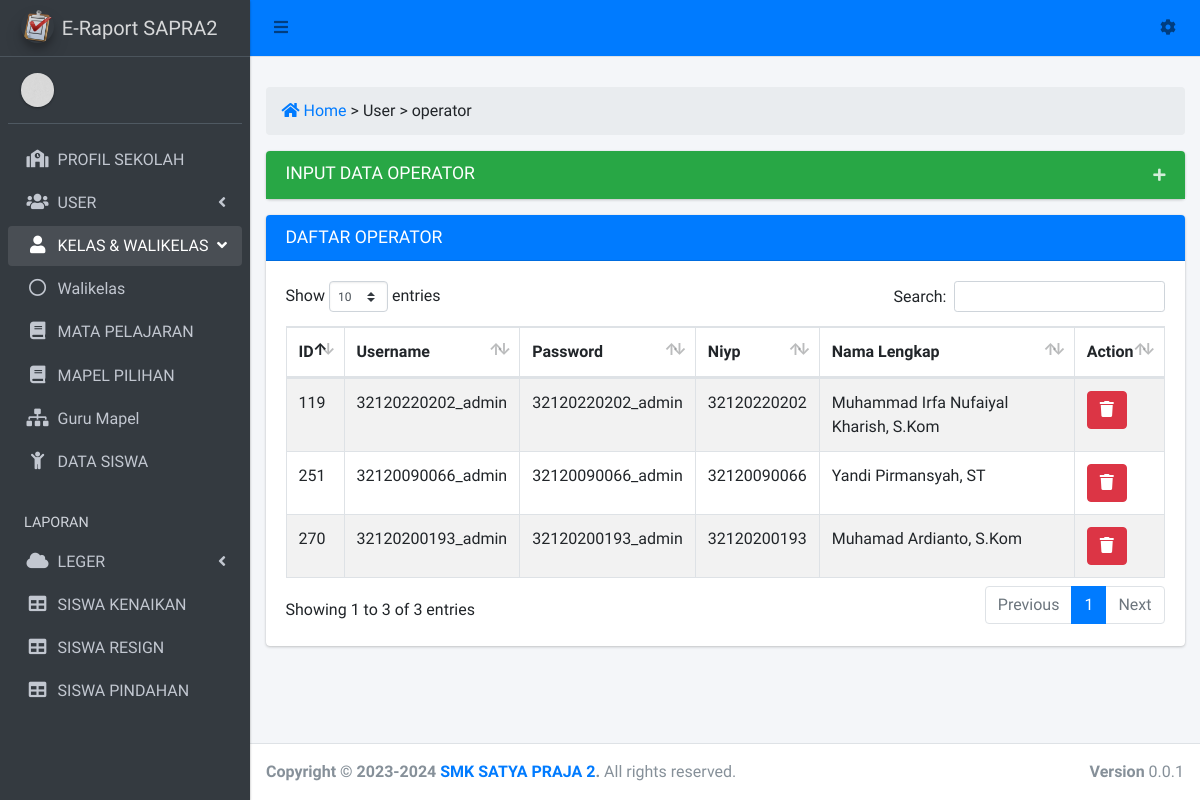
Screenshot of /admin?view=operator with the database file from the repository.
### tables this page shows
CREATE TABLE `tb_rolsusers` (
  `id_rolsuser` int(10) NOT NULL,
  `id_user` varchar(10) NOT NULL,
  `nipy` varchar(20) NOT NULL,
  `id_levelusers` int(10) NOT NULL
);

CREATE TABLE `tb_users` (
  `id_user` varchar(10) NOT NULL,
  `username` varchar(20) NOT NULL,
  `password` varchar(20) NOT NULL,
  `nipy` varchar(20) NOT NULL,
  `nama_lengkap` varchar(50) NOT NULL
);

### view/operator/operator_page.php (the view, shortened to what this page needs)
<div class="row">
  <div class="col-sm-12">
    <ol class="breadcrumb <?= $bg_breadcrumb;  ?>">
	    <li><a href="admin" class="pr-1"><i class="fas fa-home"></i> Home</a></li>
	    <li class="active"> > <?= ' User > ' . $_GET['view'] ?: 'Dashboard'; ?></li>
	  </ol>
  </div>
</div>
<div class="card collapsed-card">
	<div class="card-header bg-success">
		<h3 class="card-title">INPUT DATA OPERATOR</h3>
		<div class="card-tools">
	      <button type="button" class="btn btn-tool" data-card-widget="collapse"><i class="fas fa-plus"></i>
	      </button>
	    </div>
	</div>
</div>
<div class="row">
	<div class="col-sm-12">
		<div class="card">
			<div class="card-header bg-primary"><h3 class="card-title">DAFTAR OPERATOR</h3></div>
			<div class="card-body">
				<table id="example1" class="table table-bordered table-striped">
					<thead>
						<tr>
							<th>ID</th>
							<th>Username</th>
							<th>Password</th>
							<th>Niyp</th>
							<th>Nama Lengkap</th>
							<th>Action</th>
						</tr>
					</thead>
					<tbody>
						<?php
						$sql = mysqli_query($koneksi, "select * from tb_users x inner join tb_rolsusers y on y.id_user = x.id_user inner join tb_levelusers z on z.id_levelusers = y.id_levelusers where y.id_levelusers = '1'");
						while ($rest = mysqli_fetch_array($sql)) { ?>
							<tr>
							<td><?= $rest['id_rolsuser'] ?></td>
							<td><?= $rest['username'] ?></td>
							<td><?= $rest['password'] ?></td>
							<td><?= $rest['nipy'] ?></td>
							<td><?= $rest['nama_lengkap'] ?></td>
							<td>
								<a href="view/operator/del/delete_rols_operator.php?id=<?= $rest['id_rolsuser'] ?>" class="btn btn-danger" onclick="return confirm('Apakah anda yakin ingin menghapus data <?= $rest['nama_lengkap'] ?> sebagai operator?')"><i class="fas fa-trash"></i></a>
							</td>
						</tr>
						<?php }
						?>
					</tbody>
				</table>
			</div>
		</div>
	</div>
</div>

### rows the page displays
tb_rolsusers: id_rolsuser "119", id_user.username "32120220202_admin", id_user.password "32120220202_admin", nipy "32120220202", id_user.nama_lengkap "Muhammad Irfa Nufaiyal Kharish, S.Kom"
tb_rolsusers: id_rolsuser "251", id_user.username "32120090066_admin", id_user.password "32120090066_admin", nipy "32120090066", id_user.nama_lengkap "Yandi Pirmansyah, ST"
tb_rolsusers: id_rolsuser "270", id_user.username "32120200193_admin", id_user.password "32120200193_admin", nipy "32120200193", id_user.nama_lengkap "Muhamad Ardianto, S.Kom"
